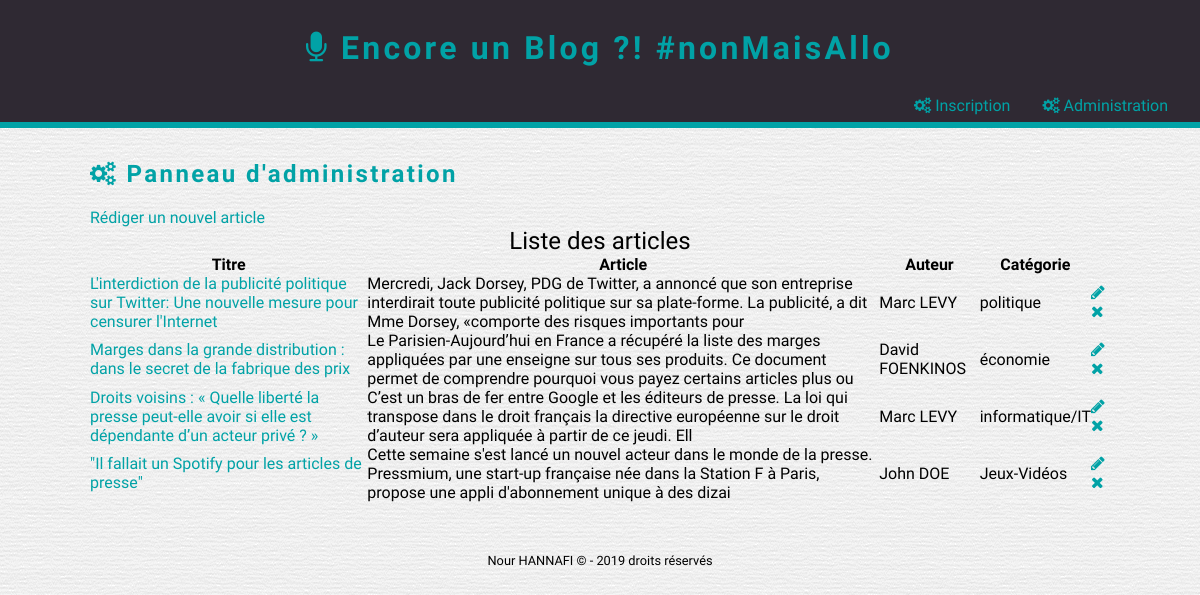
The app's page /admin.php with its own data.
### tables this page shows
CREATE TABLE IF NOT EXISTS `post` (
  `Id` smallint(5) UNSIGNED NOT NULL AUTO_INCREMENT,
  `Title` varchar(255) NOT NULL,
  `Contents` text NOT NULL,
  `CreationTimestamp` datetime NOT NULL,
  `Author_Id` tinyint(3) UNSIGNED DEFAULT NULL,
  `Category_Id` tinyint(3) UNSIGNED DEFAULT NULL,
  PRIMARY KEY (`Id`),
  UNIQUE KEY `Title` (`Title`),
  KEY `CreationTimestamp` (`CreationTimestamp`),
  KEY `Author_Id` (`Author_Id`),
  KEY `Category_Id` (`Category_Id`)
);

CREATE TABLE IF NOT EXISTS `author` (
  `Id` tinyint(3) UNSIGNED NOT NULL AUTO_INCREMENT,
  `FirstName` varchar(50) NOT NULL,
  `LastName` varchar(50) NOT NULL,
  PRIMARY KEY (`Id`)
);

CREATE TABLE IF NOT EXISTS `category` (
  `Id` tinyint(3) UNSIGNED NOT NULL AUTO_INCREMENT,
  `Name` varchar(40) NOT NULL,
  PRIMARY KEY (`Id`),
  UNIQUE KEY `Name` (`Name`)
);

### src/admin.php (called while the page is built, shortened)
<?php
    include 'application/bdd_connection.php';
    $query =
    '
        SELECT
            Post.Id,
            Title,
            Contents,
            CreationTimestamp,
            FirstName,
            LastName,
            Category.Name AS Category_Name
        FROM
            Post
        INNER JOIN
            Author
        ON
            Post.Author_Id = Author.Id
        INNER JOIN
            Category
        ON
            Post.Category_Id = Category.Id
        ORDER BY
            CreationTimestamp DESC
    ';
    $resultSet = $pdo->query($query);
    $posts = $resultSet->fetchAll();
    include 'layout.phtml';

### src/admin.phtml (the view)
<h2><i class="fa fa-cogs"></i> Panneau d'administration</h2>
<nav>
    <a href="add_post.php">Rédiger un nouvel article</a>
</nav>
<table>
    <caption style="font-size:1.5rem">Liste des articles</caption>
    <thead>
        <tr>
            <th>Titre</th>
            <th>Article</th>
            <th>Auteur</th>
            <th>Catégorie</th>
            <th></th>
        </tr>
    </thead>
    <tbody>
        <?php foreach($posts as $post): ?>
            <tr>
                <td><a href="show_post.php?id=<?= intval($post['Id']) ?>" target="_blank"><?= htmlspecialchars($post['Title']) ?></a></td>
                <td><?= substr(htmlspecialchars($post['Contents']), 0, 200) ?></td>
                <td><?= htmlspecialchars($post['FirstName']) ?> <?= htmlspecialchars($post['LastName']) ?></td>
                <td><?= htmlspecialchars($post['Category_Name']) ?></td>
                <td>
                    <a class="edit" href="edit_post.php?id=<?= intval($post['Id']) ?>"><i class="fa fa-pencil"></i></a>
                    <a class="remove" href="delete_post.php?id=<?= intval($post['Id']) ?>"><i class="fa fa-remove"></i></a>
                </td>
            </tr>
        <?php endforeach ?>
    </tbody>
</table>

### src/css/blog-main.css (style rules this page uses)
* { box-sizing: border-box; }
a { text-decoration: none; }

### src/css/blog-theme.css (style rules this page uses)
a { color: #01A2A6; transition: all 0.25s; }
body { background: url('../images/theme/paper.png') repeat; font-family: 'Dosis', sans-serif; }
h1, h2 { color: #01A2A6; letter-spacing: 0.1em; }

### records on screen
post: Title "L'interdiction de la publicité politique sur Twitter: Une nouvelle mesure pour censurer l'Internet", Contents "Mercredi, Jack Dorsey, PDG de Twitter, a annoncé que son entreprise interdirait toute publicité politique sur sa plate-forme. La publicité, a dit Mme Dorsey, «comporte des risques importants pour", Author_Id.FirstName "Marc", Author_Id.LastName "LEVY", Category_Id.Name "politique"
post: Title "Marges dans la grande distribution : dans le secret de la fabrique des prix", Contents "Le Parisien-Aujourd’hui en France a récupéré la liste des marges appliquées par une enseigne sur tous ses produits. Ce document permet de comprendre pourquoi vous payez certains articles plus ou", Author_Id.FirstName "David", Author_Id.LastName "FOENKINOS", Category_Id.Name "économie"
post: Title "Droits voisins : « Quelle liberté la presse peut-elle avoir si elle est dépendante d’un acteur privé ? »", Contents "C’est un bras de fer entre Google et les éditeurs de presse. La loi qui transpose dans le droit français la directive européenne sur le droit d’auteur sera appliquée à partir de ce jeudi. Ell", Author_Id.FirstName "Marc", Author_Id.LastName "LEVY", Category_Id.Name "informatique/IT"
post: Title "\"Il fallait un Spotify pour les articles de presse\"", Contents "Cette semaine s'est lancé un nouvel acteur dans le monde de la presse. Pressmium, une start-up française née dans la Station F à Paris, propose une appli d'abonnement unique à des dizai", Author_Id.FirstName "John", Author_Id.LastName "DOE", Category_Id.Name "Jeux-Vidéos"
